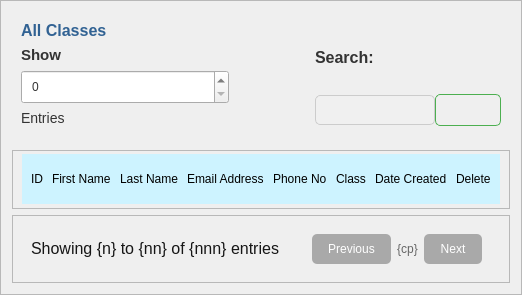
                   <widget class="QFrame" name="frame_63">
                    <property name="sizePolicy">
                     <sizepolicy hsizetype="Expanding" vsizetype="Expanding">
                      <horstretch>0</horstretch>
                      <verstretch>0</verstretch>
                     </sizepolicy>
                    </property>
                    <property name="frameShape">
                     <enum>QFrame::Shape::StyledPanel</enum>
                    </property>
                    <property name="frameShadow">
                     <enum>QFrame::Shadow::Raised</enum>
                    </property>
                    <layout class="QVBoxLayout" name="verticalLayout_42">
                     <item>
                      <widget class="QFrame" name="frame_64">
                       <property name="styleSheet">
                        <string notr="true">QLabel{
	font-size: 14px;
	color: #333;
}


QLineEdit{
	background-color: #f0f0f0;
	border: 1px solid #ccc;
	border-radius: 5px;
	padding: 6px;
	color: #333;
}

QComboBox{
	background-color: #f0f0f0;
	border: 1px solid #ccc;
	border-radius: 5px;
	padding: 6px;
	color: #333;
}

QPushButton {
	background-color: transparent;
	color: white;
	border: 1px solid #4caf50;
	border-radius: 5px;
	padding: 8px 16px;
}

QPushButton:hover{
	background-color: #45a049;
}

QPushButton:pressed{
	background-color: #3e8e41;
}
</string>
                       </property>
                       <property name="frameShape">
                        <enum>QFrame::Shape::NoFrame</enum>
                       </property>
                       <property name="frameShadow">
                        <enum>QFrame::Shadow::Raised</enum>
                       </property>
                       <layout class="QHBoxLayout" name="horizontalLayout_32">
                        <item>
                         <widget class="QFrame" name="frame_65">
                          <property name="minimumSize">
                           <size>
                            <width>208</width>
                            <height>0</height>
                           </size>
                          </property>
                          <property name="frameShape">
                           <enum>QFrame::Shape::NoFrame</enum>
                          </property>
                          <property name="frameShadow">
                           <enum>QFrame::Shadow::Raised</enum>
                          </property>
                          <layout class="QVBoxLayout" name="verticalLayout_43">
                           <property name="leftMargin">
                            <number>0</number>
                           </property>
                           <property name="topMargin">
                            <number>0</number>
                           </property>
                           <property name="rightMargin">
                            <number>0</number>
                           </property>
                           <item>
                            <widget class="QLabel" name="label_53">
                             <property name="text">
                              <string>&lt;html&gt;&lt;head/&gt;&lt;body&gt;&lt;p&gt;&lt;span style=&quot; font-size:12pt; font-weight:600; color:#316293;&quot;&gt;All Classes&lt;/span&gt;&lt;/p&gt;&lt;/body&gt;&lt;/html&gt;</string>
                             </property>
                            </widget>
                           </item>
                           <item>
                            <widget class="QLabel" name="label_54">
                             <property name="text">
                              <string>&lt;html&gt;&lt;head/&gt;&lt;body&gt;&lt;p&gt;&lt;span style=&quot; font-size:11pt; font-weight:600;&quot;&gt;Show&lt;/span&gt;&lt;/p&gt;&lt;/body&gt;&lt;/html&gt;</string>
                             </property>
                            </widget>
                           </item>
                           <item>
                            <widget class="QSpinBox" name="showTeachersEnrtiesspinBox">
                             <property name="minimumSize">
                              <size>
                               <width>200</width>
                               <height>0</height>
                              </size>
                             </property>
                             <property name="styleSheet">
                              <string notr="true">padding: 6px;
color: #333;
backgound-color: #f0f0f0;</string>
                             </property>
                            </widget>
                           </item>
                           <item>
                            <widget class="QLabel" name="label_59">
                             <property name="text">
                              <string>Entries</string>
                             </property>
                            </widget>
                           </item>
                          </layout>
                         </widget>
                        </item>
                        <item>
                         <widget class="QFrame" name="frame_66">
                          <property name="sizePolicy">
                           <sizepolicy hsizetype="Expanding" vsizetype="Preferred">
                            <horstretch>0</horstretch>
                            <verstretch>0</verstretch>
                           </sizepolicy>
                          </property>
                          <property name="frameShape">
                           <enum>QFrame::Shape::NoFrame</enum>
                          </property>
                          <property name="frameShadow">
                           <enum>QFrame::Shadow::Raised</enum>
                          </property>
                          <widget class="QLabel" name="label_60">
                           <property name="geometry">
                            <rect>
                             <x>320</x>
                             <y>100</y>
                             <width>323</width>
                             <height>75</height>
                            </rect>
                           </property>
                           <property name="text">
                            <string>TextLabel</string>
                           </property>
                          </widget>
                         </widget>
                        </item>
                        <item>
                         <widget class="QFrame" name="frame_67">
                          <property name="frameShape">
                           <enum>QFrame::Shape::NoFrame</enum>
                          </property>
                          <property name="frameShadow">
                           <enum>QFrame::Shadow::Raised</enum>
                          </property>
                          <layout class="QGridLayout" name="gridLayout_8">
                           <property name="leftMargin">
                            <number>0</number>
                           </property>
                           <property name="topMargin">
                            <number>0</number>
                           </property>
                           <property name="rightMargin">
                            <number>0</number>
                           </property>
                           <property name="bottomMargin">
                            <number>9</number>
                           </property>
                           <property name="spacing">
                            <number>0</number>
                           </property>
                           <item row="0" column="0">
                            <widget class="QLabel" name="label_61">
                             <property name="text">
                              <string>&lt;html&gt;&lt;head/&gt;&lt;body&gt;&lt;p&gt;&lt;span style=&quot; font-size:12pt; font-weight:600;&quot;&gt;Search:&lt;/span&gt;&lt;/p&gt;&lt;/body&gt;&lt;/html&gt;</string>
                             </property>
                            </widget>
                           </item>
                           <item row="1" column="0">
                            <widget class="QLineEdit" name="view_teachers_search_entry"/>
                           </item>
                           <item row="1" column="1">
                            <widget class="QPushButton" name="view_teachers_search_btn">
                             <property name="text">
                              <string/>
                             </property>
                             <property name="icon">
                              <iconset resource="Resources/icons/grey/grey.qrc">
                               <normaloff>:/grey_icons/search.svg</normaloff>:/grey_icons/search.svg</iconset>
                             </property>
                            </widget>
                           </item>
                          </layout>
                         </widget>
                        </item>
                       </layout>
                      </widget>
                     </item>
                     <item>
                      <widget class="QFrame" name="showTeachersTableFrame">
                       <property name="sizePolicy">
                        <sizepolicy hsizetype="Expanding" vsizetype="Expanding">
                         <horstretch>0</horstretch>
                         <verstretch>0</verstretch>
                        </sizepolicy>
                       </property>
                       <property name="frameShape">
                        <enum>QFrame::Shape::StyledPanel</enum>
                       </property>
                       <property name="frameShadow">
                        <enum>QFrame::Shadow::Raised</enum>
                       </property>
                       <layout class="QGridLayout" name="gridLayout_10">
                        <property name="topMargin">
                         <number>3</number>
                        </property>
                        <property name="bottomMargin">
                         <number>4</number>
                        </property>
                        <property name="verticalSpacing">
                         <number>4</number>
                        </property>
                        <item row="0" column="0" alignment="Qt::AlignmentFlag::AlignTop">
                         <widget class="QWidget" name="ClassCoursestableTitlewrowwidget_2" native="true">
                          <property name="sizePolicy">
                           <sizepolicy hsizetype="Preferred" vsizetype="Fixed">
                            <horstretch>0</horstretch>
                            <verstretch>0</verstretch>
                           </sizepolicy>
                          </property>
                          <property name="minimumSize">
                           <size>
                            <width>0</width>
                            <height>50</height>
                           </size>
                          </property>
                          <property name="maximumSize">
                           <size>
                            <width>16777215</width>
                            <height>50</height>
                           </size>
                          </property>
                          <property name="styleSheet">
                           <string notr="true">background-color:rgb(205, 243, 255)</string>
                          </property>
                          <layout class="QHBoxLayout" name="horizontalLayout_33">
                           <property name="spacing">
                            <number>9</number>
                           </property>
                           <property name="leftMargin">
                            <number>9</number>
                           </property>
                           <property name="rightMargin">
                            <number>9</number>
                           </property>
                           <property name="bottomMargin">
                            <number>9</number>
                           </property>
                           <item>
                            <widget class="QLabel" name="label_62">
                             <property name="text">
                              <string>ID</string>
                             </property>
                            </widget>
                           </item>
                           <item>
                            <widget class="QLabel" name="label_63">
                             <property name="text">
                              <string>First Name</string>
                             </property>
                            </widget>
                           </item>
                           <item>
                            <widget class="QLabel" name="label_64">
                             <property name="text">
                              <string>Last Name</string>
                             </property>
                            </widget>
                           </item>
                           <item>
                            <widget class="QLabel" name="label_65">
                             <property name="text">
                              <string>Email Address</string>
                             </property>
                            </widget>
                           </item>
                           <item>
                            <widget class="QLabel" name="label_75">
                             <property name="text">
                              <string>Phone No</string>
                             </property>
                            </widget>
                           </item>
                           <item>
                            <widget class="QLabel" name="label_66">
                             <property name="text">
                              <string>Class</string>
                             </property>
                            </widget>
                           </item>
                           <item>
                            <widget class="QLabel" name="label_76">
                             <property name="text">
                              <string>Date Created</string>
                             </property>
                            </widget>
                           </item>
                           <item>
                            <widget class="QLabel" name="label_67">
                             <property name="text">
                              <string>Delete</string>
                             </property>
                            </widget>
                           </item>
                          </layout>
                         </widget>
                        </item>
                       </layout>
                      </widget>
                     </item>
                     <item alignment="Qt::AlignmentFlag::AlignBottom">
                      <widget class="QFrame" name="frame_68">
                       <property name="styleSheet">
                        <string notr="true">QLabel{
	font-size: 12px;
	color: #666;
}

QPushButton{
	background-color: darkgrey;
	color: white;
	border: none;
	border-radius: 5px;
	padding: 8px 16px
}
QPushButton:hover{
	background-color: #45a049;
}
QPushButton:pressed{
	background-color: #3e8e41;
}</string>
                       </property>
                       <property name="frameShape">
                        <enum>QFrame::Shape::StyledPanel</enum>
                       </property>
                       <property name="frameShadow">
                        <enum>QFrame::Shadow::Raised</enum>
                       </property>
                       <layout class="QHBoxLayout" name="horizontalLayout_34">
                        <item alignment="Qt::AlignmentFlag::AlignLeft">
                         <widget class="QFrame" name="frame_69">
                          <property name="frameShape">
                           <enum>QFrame::Shape::NoFrame</enum>
                          </property>
                          <property name="frameShadow">
                           <enum>QFrame::Shadow::Raised</enum>
                          </property>
                          <layout class="QVBoxLayout" name="verticalLayout_44">
                           <item>
                            <widget class="QLabel" name="teachersPageNumber_label">
                             <property name="text">
                              <string>&lt;html&gt;&lt;head/&gt;&lt;body&gt;&lt;p&gt;&lt;span style=&quot; font-size:12pt; color:#161616;&quot;&gt;Showing {n} to {nn} of {nnn} entries&lt;/span&gt;&lt;/p&gt;&lt;/body&gt;&lt;/html&gt;</string>
                             </property>
                            </widget>
                           </item>
                          </layout>
                         </widget>
                        </item>
                        <item>
                         <widget class="QFrame" name="frame_70">
                          <property name="sizePolicy">
                           <sizepolicy hsizetype="Expanding" vsizetype="Preferred">
                            <horstretch>0</horstretch>
                            <verstretch>0</verstretch>
                           </sizepolicy>
                          </property>
                          <property name="frameShape">
                           <enum>QFrame::Shape::NoFrame</enum>
                          </property>
                          <property name="frameShadow">
                           <enum>QFrame::Shadow::Raised</enum>
                          </property>
                         </widget>
                        </item>
                        <item alignment="Qt::AlignmentFlag::AlignHCenter">
                         <widget class="QFrame" name="frame_71">
                          <property name="frameShape">
                           <enum>QFrame::Shape::NoFrame</enum>
                          </property>
                          <property name="frameShadow">
                           <enum>QFrame::Shadow::Raised</enum>
                          </property>
                          <layout class="QHBoxLayout" name="horizontalLayout_35">
                           <item>
                            <widget class="QPushButton" name="show_teacher_preview_btn">
                             <property name="text">
                              <string>Previous</string>
                             </property>
                             <property name="icon">
                              <iconset resource="Resources/icons/skyblue/skyblue.qrc">
                               <normaloff>:/skyblue_icons/corner-up-left.svg</normaloff>:/skyblue_icons/corner-up-left.svg</iconset>
                             </property>
                            </widget>
                           </item>
                           <item>
                            <widget class="QLabel" name="currentpage_teacher_page_label">
                             <property name="text">
                              <string>&lt;html&gt;&lt;head/&gt;&lt;body&gt;&lt;p align=&quot;center&quot;&gt;{cp}&lt;/p&gt;&lt;/body&gt;&lt;/html&gt;</string>
                             </property>
                            </widget>
                           </item>
                           <item>
                            <widget class="QPushButton" name="ciew_teachers_next_btn">
                             <property name="text">
                              <string>Next</string>
                             </property>
                             <property name="icon">
                              <iconset resource="Resources/icons/skyblue/skyblue.qrc">
                               <normaloff>:/skyblue_icons/corner-up-right.svg</normaloff>:/skyblue_icons/corner-up-right.svg</iconset>
                             </property>
                            </widget>
                           </item>
                          </layout>
                         </widget>
                        </item>
                        <item>
                         <widget class="QFrame" name="frame_72">
                          <property name="sizePolicy">
                           <sizepolicy hsizetype="Expanding" vsizetype="Preferred">
                            <horstretch>0</horstretch>
                            <verstretch>0</verstretch>
                           </sizepolicy>
                          </property>
                          <property name="frameShape">
                           <enum>QFrame::Shape::NoFrame</enum>
                          </property>
                          <property name="frameShadow">
                           <enum>QFrame::Shadow::Raised</enum>
                          </property>
                         </widget>
                        </item>
                       </layout>
                      </widget>
                     </item>
                    </layout>
                   </widget>
